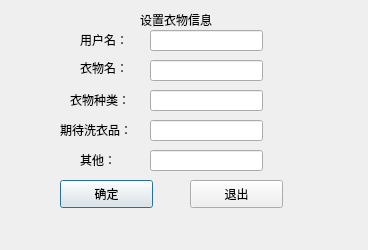
<?xml version="1.0" encoding="UTF-8"?>
<ui version="4.0">
 <class>washdesign</class>
 <widget class="QDialog" name="washdesign">
  <property name="geometry">
   <rect>
    <x>0</x>
    <y>0</y>
    <width>368</width>
    <height>250</height>
   </rect>
  </property>
  <property name="windowTitle">
   <string>Dialog</string>
  </property>
  <widget class="QLineEdit" name="lineEdit">
   <property name="geometry">
    <rect>
     <x>150</x>
     <y>60</y>
     <width>113</width>
     <height>21</height>
    </rect>
   </property>
  </widget>
  <widget class="QLabel" name="label">
   <property name="geometry">
    <rect>
     <x>80</x>
     <y>60</y>
     <width>72</width>
     <height>15</height>
    </rect>
   </property>
   <property name="text">
    <string>衣物名：</string>
   </property>
  </widget>
  <widget class="QLabel" name="label_2">
   <property name="geometry">
    <rect>
     <x>140</x>
     <y>10</y>
     <width>91</width>
     <height>20</height>
    </rect>
   </property>
   <property name="text">
    <string>设置衣物信息</string>
   </property>
  </widget>
  <widget class="QLabel" name="label_3">
   <property name="geometry">
    <rect>
     <x>70</x>
     <y>90</y>
     <width>71</width>
     <height>20</height>
    </rect>
   </property>
   <property name="text">
    <string>衣物种类：</string>
   </property>
  </widget>
  <widget class="QLineEdit" name="lineEdit_2">
   <property name="geometry">
    <rect>
     <x>150</x>
     <y>90</y>
     <width>113</width>
     <height>21</height>
    </rect>
   </property>
  </widget>
  <widget class="QLabel" name="label_4">
   <property name="geometry">
    <rect>
     <x>60</x>
     <y>120</y>
     <width>81</width>
     <height>20</height>
    </rect>
   </property>
   <property name="text">
    <string>期待洗衣品：</string>
   </property>
  </widget>
  <widget class="QLineEdit" name="lineEdit_3">
   <property name="geometry">
    <rect>
     <x>150</x>
     <y>120</y>
     <width>113</width>
     <height>21</height>
    </rect>
   </property>
  </widget>
  <widget class="QLabel" name="label_5">
   <property name="geometry">
    <rect>
     <x>80</x>
     <y>150</y>
     <width>81</width>
     <height>20</height>
    </rect>
   </property>
   <property name="text">
    <string>其他：</string>
   </property>
  </widget>
  <widget class="QLineEdit" name="lineEdit_4">
   <property name="geometry">
    <rect>
     <x>150</x>
     <y>150</y>
     <width>113</width>
     <height>21</height>
    </rect>
   </property>
  </widget>
  <widget class="QPushButton" name="pushButton">
   <property name="geometry">
    <rect>
     <x>60</x>
     <y>180</y>
     <width>93</width>
     <height>28</height>
    </rect>
   </property>
   <property name="text">
    <string>确定</string>
   </property>
  </widget>
  <widget class="QPushButton" name="pushButton_2">
   <property name="geometry">
    <rect>
     <x>190</x>
     <y>180</y>
     <width>93</width>
     <height>28</height>
    </rect>
   </property>
   <property name="text">
    <string>退出</string>
   </property>
  </widget>
  <widget class="QLabel" name="label_6">
   <property name="geometry">
    <rect>
     <x>80</x>
     <y>30</y>
     <width>81</width>
     <height>20</height>
    </rect>
   </property>
   <property name="text">
    <string>用户名：</string>
   </property>
  </widget>
  <widget class="QLineEdit" name="lineEdit_5">
   <property name="geometry">
    <rect>
     <x>150</x>
     <y>30</y>
     <width>113</width>
     <height>21</height>
    </rect>
   </property>
  </widget>
 </widget>
 <resources/>
 <connections/>
</ui>
